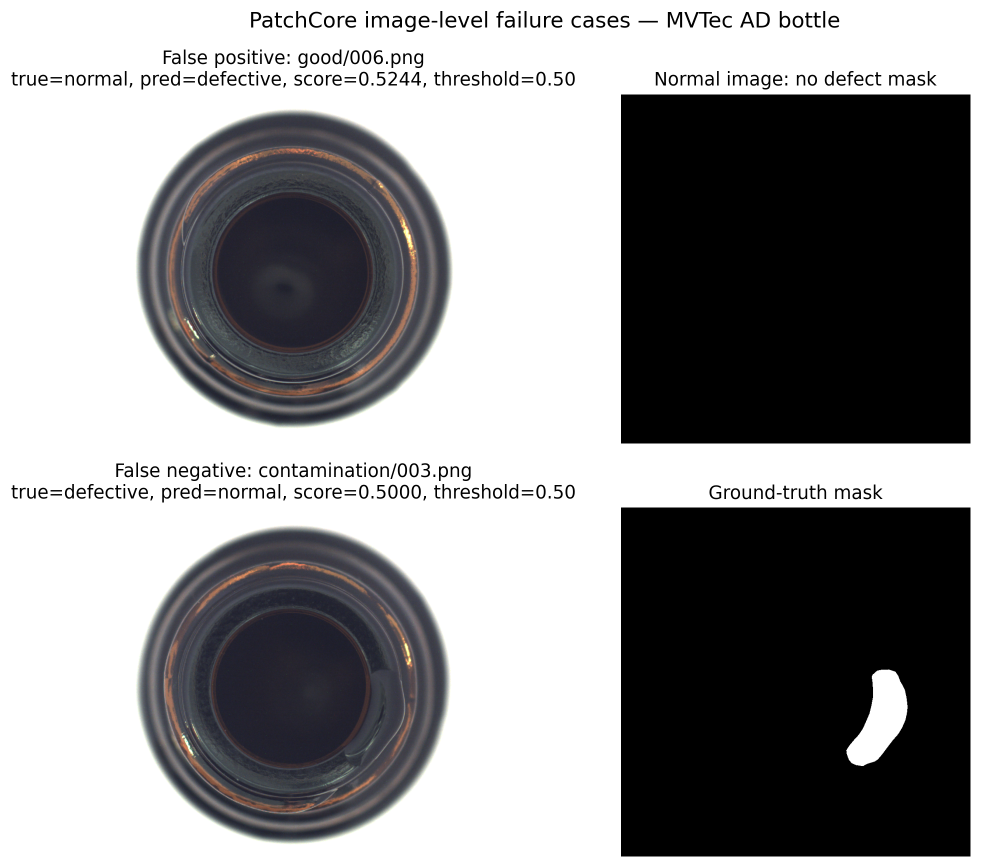
#> input picture results/patchcore_failure_analysis/bottle/failure_case_images.png, 1962 x 1735 px (shown at 1/2 size)
$ python -i features.py   (imports and definitions only)   (older library calls are emulated)
#> lines starting #> are read from the running program, lines starting #| are printed output that depends on the picture
### src/preprocess.py
from pathlib import Path
from typing import Optional

import matplotlib.pyplot as plt
import numpy as np
import pandas as pd
from PIL import Image


try:
    # Works when running as: python -m src.preprocess
    from src.data_loader import load_image_records, records_to_dataframe
except ModuleNotFoundError:
    # Works when running directly from PyCharm: Run preprocess.py
    from data_loader import load_image_records, records_to_dataframe


PROJECT_ROOT = Path(__file__).resolve().parents[1]
RESULTS_DIR = PROJECT_ROOT / "results"

DEFAULT_IMAGE_SIZE = (128, 128)
PREVIEW_OUTPUT_PATH = RESULTS_DIR / "preprocessing_preview.png"


def get_resampling_filter():
    """
    Handle Pillow version differences.
    """
    try:
        return Image.Resampling.LANCZOS
    except AttributeError:
        return Image.LANCZOS


def load_rgb_image(image_path: str | Path) -> Image.Image:
    """
    Load an image and convert it to RGB.
    """
    image_path = Path(image_path)

    if not image_path.exists():
        raise FileNotFoundError(f"Image file not found: {image_path}")

    image = Image.open(image_path).convert("RGB")
    return image


def resize_image(
    image: Image.Image,
    image_size: tuple[int, int] = DEFAULT_IMAGE_SIZE,
) -> Image.Image:
    """
    Resize image to a fixed size.

    image_size is given as (width, height), following Pillow convention.
    """
    if image_size[0] <= 0 or image_size[1] <= 0:
        raise ValueError(f"Invalid image size: {image_size}")

    resized = image.resize(image_size, get_resampling_filter())
    return resized


def image_to_array(
    image: Image.Image,
    normalize: bool = True,
) -> np.ndarray:
    """
    Convert a PIL image to a NumPy array.

    If normalize=True, pixel values are scaled to [0, 1].
    """
    array = np.asarray(image).astype(np.float32)

    if normalize:
        array = array / 255.0

    return array


def rgb_to_grayscale_array(rgb_array: np.ndarray) -> np.ndarray:
    """
    Convert RGB image array to grayscale using standard luminance weights.

    Input shape:
    - (height, width, 3)

    Output shape:
    - (height, width)
    """
    if rgb_array.ndim != 3 or rgb_array.shape[2] != 3:
        raise ValueError(
            f"Expected RGB array with shape (height, width, 3), got {rgb_array.shape}"
        )

    grayscale = (
        0.299 * rgb_array[:, :, 0]
        + 0.587 * rgb_array[:, :, 1]
        + 0.114 * rgb_array[:, :, 2]
    )

    return grayscale


def preprocess_image(
    image_path: str | Path,
    image_size: tuple[int, int] = DEFAULT_IMAGE_SIZE,
) -> dict:
    """
    Complete preprocessing for one image.

    Returns:
    - original PIL image
    - resized PIL image
    - normalized RGB array
    - normalized grayscale array
    """
    original_image = load_rgb_image(image_path)
    resized_image = resize_image(original_image, image_size=image_size)

    rgb_array = image_to_array(resized_image, normalize=True)
    grayscale_array = rgb_to_grayscale_array(rgb_array)

    return {
        "image_path": Path(image_path),
        "original_image": original_image,
        "resized_image": resized_image,
        "rgb_array": rgb_array,
        "grayscale_array": grayscale_array,
    }


# [134 lines left out: functions select_preprocessing_examples, save_preprocessing_preview, check_preprocessed_image, main, not called in this run]


# [2 lines that do not run on import are left out]

### src/features.py
from pathlib import Path
from typing import Optional

import cv2
import numpy as np
import pandas as pd


try:
    # Works when running as: python -m src.features
    from src.data_loader import ImageRecord, load_image_records, records_to_dataframe
    from src.preprocess import DEFAULT_IMAGE_SIZE, preprocess_image
except ModuleNotFoundError:
    # Works when running directly from PyCharm: Run features.py
    from data_loader import ImageRecord, load_image_records, records_to_dataframe
    from preprocess import DEFAULT_IMAGE_SIZE, preprocess_image


PROJECT_ROOT = Path(__file__).resolve().parents[1]
RESULTS_DIR = PROJECT_ROOT / "results"


def extract_rgb_statistics(rgb_array: np.ndarray) -> dict:
    """
    Extract simple RGB channel statistics.

    Input:
    - rgb_array with shape (height, width, 3), normalized to [0, 1]
    """
    if rgb_array.ndim != 3 or rgb_array.shape[2] != 3:
        raise ValueError(f"Expected RGB array with shape (H, W, 3), got {rgb_array.shape}")

    channel_names = ["red", "green", "blue"]
    features = {}

    for channel_index, channel_name in enumerate(channel_names):
        channel = rgb_array[:, :, channel_index]

        features[f"{channel_name}_mean"] = float(np.mean(channel))
        features[f"{channel_name}_std"] = float(np.std(channel))
        features[f"{channel_name}_min"] = float(np.min(channel))
        features[f"{channel_name}_max"] = float(np.max(channel))

    return features


def extract_grayscale_statistics(grayscale_array: np.ndarray) -> dict:
    """
    Extract grayscale intensity statistics.

    Input:
    - grayscale_array with shape (height, width), normalized to [0, 1]
    """
    if grayscale_array.ndim != 2:
        raise ValueError(f"Expected grayscale array with shape (H, W), got {grayscale_array.shape}")

    percentiles = np.percentile(grayscale_array, [5, 25, 50, 75, 95])

    histogram, _ = np.histogram(
        grayscale_array,
        bins=32,
        range=(0.0, 1.0),
        density=False,
    )

    histogram = histogram.astype(float)
    histogram_probability = histogram / histogram.sum()

    nonzero_probability = histogram_probability[histogram_probability > 0]
    entropy = -np.sum(nonzero_probability * np.log2(nonzero_probability))

    return {
        "gray_mean": float(np.mean(grayscale_array)),
        "gray_std": float(np.std(grayscale_array)),
        "gray_min": float(np.min(grayscale_array)),
        "gray_max": float(np.max(grayscale_array)),
        "gray_p05": float(percentiles[0]),
        "gray_p25": float(percentiles[1]),
        "gray_p50": float(percentiles[2]),
        "gray_p75": float(percentiles[3]),
        "gray_p95": float(percentiles[4]),
        "gray_entropy": float(entropy),
    }


def extract_hsv_statistics(rgb_array: np.ndarray) -> dict:
    """
    Extract simple HSV colour statistics.

    OpenCV expects uint8 image values in [0, 255], so the normalized RGB image
    is converted back to uint8 before RGB -> HSV conversion.
    """
    rgb_uint8 = np.clip(rgb_array * 255.0, 0, 255).astype(np.uint8)

    hsv_array = cv2.cvtColor(rgb_uint8, cv2.COLOR_RGB2HSV).astype(np.float32)

    # Normalize HSV channels approximately:
    # H in OpenCV is [0, 179], S and V are [0, 255]
    hsv_array[:, :, 0] = hsv_array[:, :, 0] / 179.0
    hsv_array[:, :, 1] = hsv_array[:, :, 1] / 255.0
    hsv_array[:, :, 2] = hsv_array[:, :, 2] / 255.0

    channel_names = ["hue", "saturation", "value"]
    features = {}

    for channel_index, channel_name in enumerate(channel_names):
        channel = hsv_array[:, :, channel_index]

        features[f"{channel_name}_mean"] = float(np.mean(channel))
        features[f"{channel_name}_std"] = float(np.std(channel))

    return features


def extract_edge_features(grayscale_array: np.ndarray) -> dict:
    """
    Extract simple edge and texture-like features using Sobel and Laplacian filters.
    """
    gray_uint8 = np.clip(grayscale_array * 255.0, 0, 255).astype(np.uint8)

    sobel_x = cv2.Sobel(gray_uint8, cv2.CV_64F, 1, 0, ksize=3)
    sobel_y = cv2.Sobel(gray_uint8, cv2.CV_64F, 0, 1, ksize=3)

    gradient_magnitude = np.sqrt(sobel_x ** 2 + sobel_y ** 2)

    laplacian = cv2.Laplacian(gray_uint8, cv2.CV_64F)

    # Simple high-gradient threshold. This is not perfect, but it is useful
    # as a baseline edge-density feature.
    edge_density = np.mean(gradient_magnitude > 50.0)

    return {
        "gradient_mean": float(np.mean(gradient_magnitude)),
        "gradient_std": float(np.std(gradient_magnitude)),
        "gradient_max": float(np.max(gradient_magnitude)),
        "edge_density": float(edge_density),
        "laplacian_var": float(np.var(laplacian)),
    }


def extract_histogram_features(
    grayscale_array: np.ndarray,
    n_bins: int = 16,
) -> dict:
    """
    Extract normalized grayscale histogram features.
    """
    histogram, _ = np.histogram(
        grayscale_array,
        bins=n_bins,
        range=(0.0, 1.0),
        density=False,
    )

    histogram = histogram.astype(float)
    histogram = histogram / histogram.sum()

    features = {
        f"gray_hist_bin_{index:02d}": float(value)
        for index, value in enumerate(histogram)
    }

    return features


def extract_features_from_image(
    image_path: str | Path,
    image_size: tuple[int, int] = DEFAULT_IMAGE_SIZE,
) -> dict:
    """
    Extract all baseline features from one image.
    """
    processed = preprocess_image(
        image_path=image_path,
        image_size=image_size,
    )
#> in resize_image, `resized = image.resize(image_size, get_resampling_filter())`:
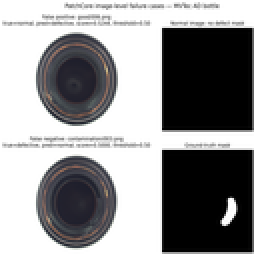
#> resized: PIL image 128x128 RGB (shown 2 times larger); mean R, G, B 145.8, 145.5, 146.5
#> processed = 5 items

    rgb_array = processed["rgb_array"]
    grayscale_array = processed["grayscale_array"]

    features = {}
    features.update(extract_rgb_statistics(rgb_array))
#> after the loop in extract_rgb_statistics, `for channel_index, channel_name in enumerate(channel_names):`: features = 12 items
    features.update(extract_grayscale_statistics(grayscale_array))
#> in extract_grayscale_statistics, `percentiles = np.percentile(grayscale_array, [5, 25, 50, 75, 95])`: percentiles = [0, 0.00392, 0.788, 1, 1]
#> in extract_grayscale_statistics, `histogram, _ = np.histogram( grayscale_array, bins=32, range=(0.0, 1.0..`: histogram = 32 values, max 7376 at index 31, min 14 at index 3, mean 512
#> in extract_grayscale_statistics, `histogram_probability = histogram / histogram.sum()`: histogram_probability = 32 values, max 0.45 at index 31, min 0.000854 at index 3, mean 0.0312
#> in extract_grayscale_statistics, `nonzero_probability = histogram_probability[histogram_probability > 0]`: nonzero_probability has the same summary as histogram_probability
#> in extract_grayscale_statistics, `entropy = -np.sum(nonzero_probability * np.log2(nonzero_probability))`: entropy = 2.82
    features.update(extract_hsv_statistics(rgb_array))
#> in extract_hsv_statistics, `hsv_array[:, :, 2] = hsv_array[:, :, 2] / 255.0`:
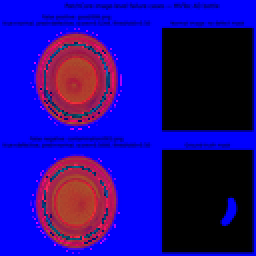
#> hsv_array: shape (128, 128, 3) float32 (shown 2 times larger); mean R, G, B 0.116, 0.0295, 0.577
#> the loop in extract_hsv_statistics, `for channel_index, channel_name in enumerate(channel_names):` made 3 passes
#> pass 2, in extract_hsv_statistics, `channel = hsv_array[:, :, channel_index]`:
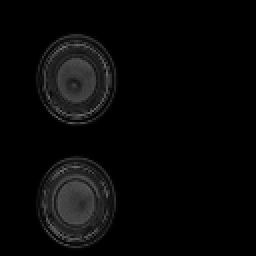
#> channel: shape (128, 128) float32 (shown 2 times larger); min 0, max 0.431, mean 0.0295
#> after the loop in extract_hsv_statistics, `for channel_index, channel_name in enumerate(channel_names):`: features = {'hue_mean': 0.116, 'hue_std': 0.254, 'saturation_mean': 0.0295, 'saturation_std': 0.0713, 'value_mean': 0.577, 'value_std': 0.439}
    features.update(extract_edge_features(grayscale_array))
#> in extract_edge_features, `sobel_x = cv2.Sobel(gray_uint8, cv2.CV_64F, 1, 0, ksize=3)`:
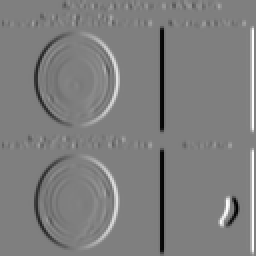
#> sobel_x: shape (128, 128) float64 (shown 2 times larger); min -1017, max 1020, mean -3.9; drawn with min black and max white
#> in extract_edge_features, `sobel_y = cv2.Sobel(gray_uint8, cv2.CV_64F, 0, 1, ksize=3)`:
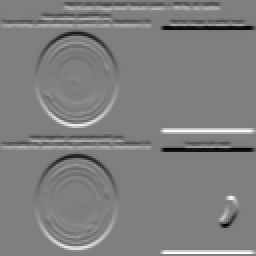
#> sobel_y: shape (128, 128) float64 (shown 2 times larger); min -1016, max 1020, mean -0.9; drawn with min black and max white
#> in extract_edge_features, `gradient_magnitude = np.sqrt(sobel_x ** 2 + sobel_y ** 2)`:
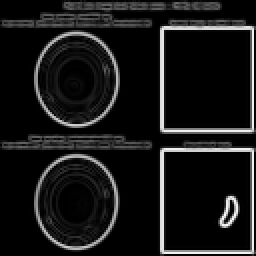
#> gradient_magnitude: shape (128, 128) float64 (shown 2 times larger); min 0, max 1082.3, mean 101; drawn with min black and max white
#> in extract_edge_features, `laplacian = cv2.Laplacian(gray_uint8, cv2.CV_64F)`:
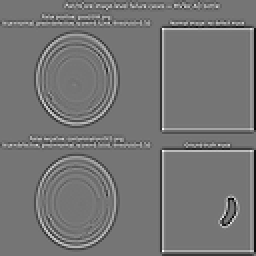
#> laplacian: shape (128, 128) float64 (shown 2 times larger); min -357, max 415, mean -1.3; drawn with min black and max white
#> in extract_edge_features, `edge_density = np.mean(gradient_magnitude > 50.0)`: edge_density = 0.284
    features.update(extract_histogram_features(grayscale_array, n_bins=16))
#> in extract_histogram_features, `histogram, _ = np.histogram( grayscale_array, bins=n_bins, range=(0.0,..`: histogram = [4405, 116, 809, 582, 707, 359, 387, 123, 93, 122, 238, 143, 169, 247, 283, 7601]
#> in extract_histogram_features, `histogram = histogram / histogram.sum()`: histogram = [0.269, 0.00708, 0.0494, 0.0355, 0.0432, 0.0219, 0.0236, 0.00751, 0.00568, 0.00745, 0.0145, 0.00873, 0.0103, 0.0151, 0.0173, 0.464]
#> in extract_histogram_features, `features = { f"gray_hist_bin_{index:02d}": float(value) for index, val..`: features = 16 items

    return features


# [104 lines left out: functions build_feature_table, save_feature_outputs, print_feature_table_summary, main, not called in this run]


# [2 lines not run here, left out]

>>> result = extract_features_from_image('../results/patchcore_failure_analysis/bottle/failure_case_images.png')
#> result = 49 items
